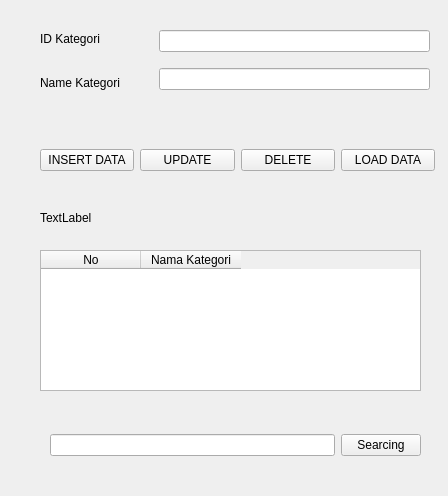
<?xml version="1.0" encoding="UTF-8"?>
<ui version="4.0">
 <class>Form</class>
 <widget class="QWidget" name="Form">
  <property name="geometry">
   <rect>
    <x>0</x>
    <y>0</y>
    <width>448</width>
    <height>496</height>
   </rect>
  </property>
  <property name="windowTitle">
   <string>Form</string>
  </property>
  <widget class="QWidget" name="horizontalLayoutWidget">
   <property name="geometry">
    <rect>
     <x>40</x>
     <y>20</y>
     <width>101</width>
     <height>81</height>
    </rect>
   </property>
   <layout class="QVBoxLayout" name="verticalLayout">
    <item>
     <widget class="QLabel" name="label">
      <property name="maximumSize">
       <size>
        <width>100</width>
        <height>100</height>
       </size>
      </property>
      <property name="text">
       <string>ID Kategori</string>
      </property>
     </widget>
    </item>
    <item>
     <widget class="QLabel" name="label_2">
      <property name="maximumSize">
       <size>
        <width>100</width>
        <height>50</height>
       </size>
      </property>
      <property name="text">
       <string>Name Kategori</string>
      </property>
     </widget>
    </item>
   </layout>
  </widget>
  <widget class="QWidget" name="verticalLayoutWidget">
   <property name="geometry">
    <rect>
     <x>159</x>
     <y>20</y>
     <width>271</width>
     <height>80</height>
    </rect>
   </property>
   <layout class="QVBoxLayout" name="verticalLayout_2">
    <item>
     <widget class="QLineEdit" name="lineEdit"/>
    </item>
    <item>
     <widget class="QLineEdit" name="lineEdit_2"/>
    </item>
   </layout>
  </widget>
  <widget class="QWidget" name="horizontalLayoutWidget_2">
   <property name="geometry">
    <rect>
     <x>40</x>
     <y>120</y>
     <width>395</width>
     <height>81</height>
    </rect>
   </property>
   <layout class="QHBoxLayout" name="horizontalLayout">
    <item>
     <widget class="QPushButton" name="pushButton">
      <property name="text">
       <string>INSERT DATA</string>
      </property>
     </widget>
    </item>
    <item>
     <widget class="QPushButton" name="pushButton_3">
      <property name="text">
       <string>UPDATE</string>
      </property>
     </widget>
    </item>
    <item>
     <widget class="QPushButton" name="pushButton_4">
      <property name="text">
       <string>DELETE</string>
      </property>
     </widget>
    </item>
    <item>
     <widget class="QPushButton" name="pushButton_2">
      <property name="text">
       <string>LOAD DATA</string>
      </property>
     </widget>
    </item>
   </layout>
  </widget>
  <widget class="QLabel" name="label_3">
   <property name="geometry">
    <rect>
     <x>40</x>
     <y>210</y>
     <width>201</width>
     <height>16</height>
    </rect>
   </property>
   <property name="text">
    <string>TextLabel</string>
   </property>
  </widget>
  <widget class="QTableWidget" name="tableWidget">
   <property name="geometry">
    <rect>
     <x>40</x>
     <y>250</y>
     <width>381</width>
     <height>141</height>
    </rect>
   </property>
   <column>
    <property name="text">
     <string>No</string>
    </property>
   </column>
   <column>
    <property name="text">
     <string>Nama Kategori</string>
    </property>
   </column>
  </widget>
  <widget class="QWidget" name="horizontalLayoutWidget_3">
   <property name="geometry">
    <rect>
     <x>50</x>
     <y>420</y>
     <width>371</width>
     <height>51</height>
    </rect>
   </property>
   <layout class="QHBoxLayout" name="horizontalLayout_2">
    <item>
     <widget class="QLineEdit" name="lineEdit_3"/>
    </item>
    <item>
     <widget class="QPushButton" name="pushButton_5">
      <property name="text">
       <string>Searcing</string>
      </property>
     </widget>
    </item>
   </layout>
  </widget>
 </widget>
 <resources/>
 <connections/>
</ui>
